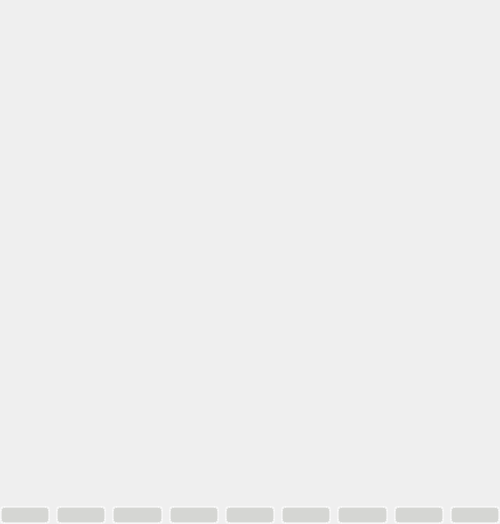
     <widget class="QStackedWidget" name="menuStacked">
      <property name="enabled">
       <bool>true</bool>
      </property>
      <property name="sizePolicy">
       <sizepolicy hsizetype="Expanding" vsizetype="Expanding">
        <horstretch>0</horstretch>
        <verstretch>0</verstretch>
       </sizepolicy>
      </property>
      <property name="styleSheet">
       <string notr="true">outline: none;</string>
      </property>
      <widget class="QWidget" name="mainPage">
       <layout class="QGridLayout" name="gridLayout_TileArea">
        <property name="leftMargin">
         <number>0</number>
        </property>
        <property name="topMargin">
         <number>0</number>
        </property>
        <property name="rightMargin">
         <number>0</number>
        </property>
        <property name="bottomMargin">
         <number>0</number>
        </property>
        <item row="0" column="0" colspan="2">
         <layout class="QHBoxLayout" name="Layout_Sliderselect">
          <item>
           <widget class="QWidget" name="AAUSBWidget" native="true">
            <property name="sizePolicy">
             <sizepolicy hsizetype="Expanding" vsizetype="Expanding">
              <horstretch>0</horstretch>
              <verstretch>0</verstretch>
             </sizepolicy>
            </property>
            <layout class="QHBoxLayout" name="Layout">
             <property name="leftMargin">
              <number>0</number>
             </property>
             <property name="topMargin">
              <number>0</number>
             </property>
             <property name="rightMargin">
              <number>0</number>
             </property>
             <property name="bottomMargin">
              <number>0</number>
             </property>
             <item>
              <widget class="QWidget" name="ButtonAndroidAuto" native="true">
               <property name="sizePolicy">
                <sizepolicy hsizetype="Expanding" vsizetype="Expanding">
                 <horstretch>0</horstretch>
                 <verstretch>0</verstretch>
                </sizepolicy>
               </property>
               <layout class="QVBoxLayout" name="verticalLayout_16">
                <property name="spacing">
                 <number>0</number>
                </property>
                <property name="leftMargin">
                 <number>0</number>
                </property>
                <property name="topMargin">
                 <number>0</number>
                </property>
                <property name="rightMargin">
                 <number>0</number>
                </property>
                <property name="bottomMargin">
                 <number>0</number>
                </property>
                <item>
                 <widget class="QWidget" name="telScreen" native="true">
                  <property name="sizePolicy">
                   <sizepolicy hsizetype="Expanding" vsizetype="Expanding">
                    <horstretch>0</horstretch>
                    <verstretch>0</verstretch>
                   </sizepolicy>
                  </property>
                  <property name="minimumSize">
                   <size>
                    <width>500</width>
                    <height>500</height>
                   </size>
                  </property>
                 </widget>
                </item>
               </layout>
              </widget>
             </item>
            </layout>
           </widget>
          </item>
         </layout>
        </item>
        <item row="1" column="0" colspan="2">
         <layout class="QHBoxLayout" name="Layout_Custom1">
          <item>
           <widget class="QPushButton" name="pushButton_c1">
            <property name="sizePolicy">
             <sizepolicy hsizetype="Expanding" vsizetype="Expanding">
              <horstretch>0</horstretch>
              <verstretch>0</verstretch>
             </sizepolicy>
            </property>
            <property name="baseSize">
             <size>
              <width>0</width>
              <height>0</height>
             </size>
            </property>
            <property name="font">
             <font>
              <weight>75</weight>
              <bold>true</bold>
             </font>
            </property>
            <property name="styleSheet">
             <string notr="true">background-color: rgba(186, 189, 182, 0.5);
border-radius: 4px;
border: 2px solid rgba(255,255,255,0.5);
color: rgb(255, 255, 255);
outline: none;</string>
            </property>
            <property name="text">
             <string/>
            </property>
           </widget>
          </item>
          <item>
           <widget class="QPushButton" name="pushButton_c2">
            <property name="sizePolicy">
             <sizepolicy hsizetype="Expanding" vsizetype="Expanding">
              <horstretch>0</horstretch>
              <verstretch>0</verstretch>
             </sizepolicy>
            </property>
            <property name="font">
             <font>
              <weight>75</weight>
              <bold>true</bold>
             </font>
            </property>
            <property name="styleSheet">
             <string notr="true">background-color: rgba(186, 189, 182, 0.5);
border-radius: 4px;
border: 2px solid rgba(255,255,255,0.5);
color: rgb(255, 255, 255);
outline: none;</string>
            </property>
            <property name="text">
             <string/>
            </property>
           </widget>
          </item>
          <item>
           <widget class="QPushButton" name="pushButtonDummy1">
            <property name="sizePolicy">
             <sizepolicy hsizetype="Expanding" vsizetype="Expanding">
              <horstretch>0</horstretch>
              <verstretch>0</verstretch>
             </sizepolicy>
            </property>
            <property name="font">
             <font>
              <weight>75</weight>
              <bold>true</bold>
             </font>
            </property>
            <property name="styleSheet">
             <string notr="true">background-color: rgba(186, 189, 182, 0.5);
border-radius: 4px;
border: 2px solid rgba(255,255,255,0.5);
color: rgb(255, 255, 255);
outline: none;</string>
            </property>
            <property name="text">
             <string/>
            </property>
            <property name="flat">
             <bool>false</bool>
            </property>
           </widget>
          </item>
          <item>
           <widget class="QPushButton" name="pushButton_c3">
            <property name="sizePolicy">
             <sizepolicy hsizetype="Expanding" vsizetype="Expanding">
              <horstretch>0</horstretch>
              <verstretch>0</verstretch>
             </sizepolicy>
            </property>
            <property name="font">
             <font>
              <weight>75</weight>
              <bold>true</bold>
             </font>
            </property>
            <property name="styleSheet">
             <string notr="true">background-color: rgba(186, 189, 182, 0.5);
border-radius: 4px;
border: 2px solid rgba(255,255,255,0.5);
color: rgb(255, 255, 255);
outline: none;</string>
            </property>
            <property name="text">
             <string/>
            </property>
           </widget>
          </item>
          <item>
           <widget class="QPushButton" name="pushButton_c4">
            <property name="sizePolicy">
             <sizepolicy hsizetype="Expanding" vsizetype="Expanding">
              <horstretch>0</horstretch>
              <verstretch>0</verstretch>
             </sizepolicy>
            </property>
            <property name="font">
             <font>
              <weight>75</weight>
              <bold>true</bold>
             </font>
            </property>
            <property name="styleSheet">
             <string notr="true">background-color: rgba(186, 189, 182, 0.5);
border-radius: 4px;
border: 2px solid rgba(255,255,255,0.5);
color: rgb(255, 255, 255);
outline: none;</string>
            </property>
            <property name="text">
             <string/>
            </property>
           </widget>
          </item>
          <item>
           <widget class="QPushButton" name="pushButtonDummy2">
            <property name="sizePolicy">
             <sizepolicy hsizetype="Expanding" vsizetype="Expanding">
              <horstretch>0</horstretch>
              <verstretch>0</verstretch>
             </sizepolicy>
            </property>
            <property name="font">
             <font>
              <weight>75</weight>
              <bold>true</bold>
             </font>
            </property>
            <property name="styleSheet">
             <string notr="true">background-color: rgba(186, 189, 182, 0.5);
border-radius: 4px;
border: 2px solid rgba(255,255,255,0.5);
color: rgb(255, 255, 255);
outline: none;</string>
            </property>
            <property name="text">
             <string/>
            </property>
           </widget>
          </item>
          <item>
           <widget class="QPushButton" name="pushButton_c5">
            <property name="sizePolicy">
             <sizepolicy hsizetype="Expanding" vsizetype="Expanding">
              <horstretch>0</horstretch>
              <verstretch>0</verstretch>
             </sizepolicy>
            </property>
            <property name="font">
             <font>
              <weight>75</weight>
              <bold>true</bold>
             </font>
            </property>
            <property name="styleSheet">
             <string notr="true">background-color: rgba(186, 189, 182, 0.5);
border-radius: 4px;
border: 2px solid rgba(255,255,255,0.5);
color: rgb(255, 255, 255);
outline: none;</string>
            </property>
            <property name="text">
             <string/>
            </property>
           </widget>
          </item>
          <item>
           <widget class="QPushButton" name="pushButton_c6">
            <property name="sizePolicy">
             <sizepolicy hsizetype="Expanding" vsizetype="Expanding">
              <horstretch>0</horstretch>
              <verstretch>0</verstretch>
             </sizepolicy>
            </property>
            <property name="font">
             <font>
              <weight>75</weight>
              <bold>true</bold>
             </font>
            </property>
            <property name="styleSheet">
             <string notr="true">background-color: rgba(186, 189, 182, 0.5);
border-radius: 4px;
border: 2px solid rgba(255,255,255,0.5);
color: rgb(255, 255, 255);
outline: none;</string>
            </property>
            <property name="text">
             <string/>
            </property>
           </widget>
          </item>
          <item>
           <widget class="QPushButton" name="pushButtonDummy3">
            <property name="sizePolicy">
             <sizepolicy hsizetype="Expanding" vsizetype="Expanding">
              <horstretch>0</horstretch>
              <verstretch>0</verstretch>
             </sizepolicy>
            </property>
            <property name="font">
             <font>
              <weight>75</weight>
              <bold>true</bold>
             </font>
            </property>
            <property name="styleSheet">
             <string notr="true">background-color: rgba(186, 189, 182, 0.5);
border-radius: 4px;
border: 2px solid rgba(255,255,255,0.5);
color: rgb(255, 255, 255);
outline: none;</string>
            </property>
            <property name="text">
             <string/>
            </property>
           </widget>
          </item>
         </layout>
        </item>
        <item row="2" column="0" colspan="2">
         <layout class="QHBoxLayout" name="horizontalLayout_14"/>
        </item>
       </layout>
      </widget>
     </widget>
